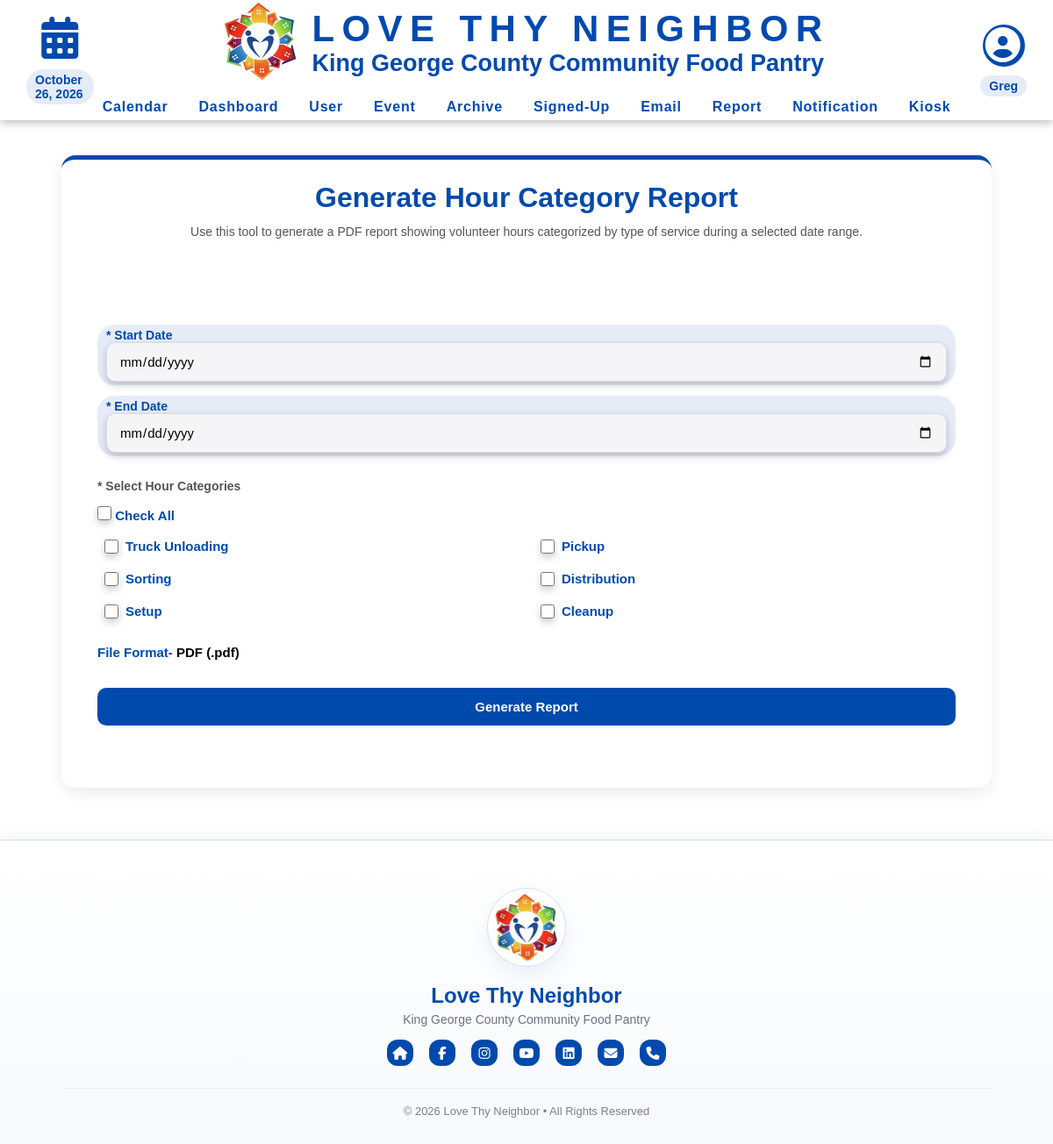
The app's page /hourCategoryReport.php (signed in) with its own data.
### tables this page shows
CREATE TABLE `dbroles` (
  `role_id` int NOT NULL AUTO_INCREMENT,
  `role` varchar(255) DEFAULT NULL,
  `role_description` text,
  `shift_group` enum('Early','Main','Late') NOT NULL DEFAULT 'Main',
  PRIMARY KEY (`role_id`)
);

### hourCategoryReport.php (the view, shortened to what this page needs)
<?php
$sdate = $_POST['sdate'] ?? '';
$edate = $_POST['edate'] ?? '';
$selectedRoles = $_POST['roles'] ?? [];
$roles = [];
$con = connect();
$querey = "SELECT role_id, role FROM dbroles ORDER BY role_id ASC";
$stmt = $con->prepare($querey);
$stmt->execute();
$stmt->bind_result($roleId, $roleName);
while ($stmt->fetch()) {
    $roles[] = [$roleId, $roleName];
}
?>
<!DOCTYPE html>
<html lang="en">
<head>
    <link href="css/layoutInfo.css" rel="stylesheet">
    <?php require_once('header.php'); ?>
</head>
<body>
    <div class="page-wrapper">
            <div class="info-card">
                <div class="info-header">
                    <h1>Generate Hour Category Report</h1>
                    <p>Use this tool to generate a PDF report showing volunteer hours categorized by type of service during a selected date range.</p>
                </div>
            <main>
                <div class="main-content-box">
                    <form method="POST" action="processHourCategoryReport.php" class="info-form">
                        <div style="margin-bottom: 1.5rem; margin-top: 1.5rem;">
                            <div class="Start date">
                                <label for="sdate">* Start Date </label>
                                <input type="date" id="sdate" name="sdate" value="<?php echo htmlspecialchars($sdate); ?>" required>
                            </div>
                            <div class="End date">
                                <label for="edate">* End Date </label>
                                <input type="date" id="edate" name="edate" value="<?php echo htmlspecialchars($edate); ?>" required>
                            </div>
                        </div>
                        <div style="margin-bottom: 1.5rem; margin-top: 1.5rem;">
                            <p style="font-weight: 600; margin-bottom: 0.75rem;">* Select Hour Categories</p>
                            <div style="margin-bottom: 0.75rem;">
                                <label class="checkbox-group">
                                    <input type="checkbox" id="check_all_roles">
                                    <span>Check All</span>
                                </label>
                            </div>
                            <div class="checkbox-group checkbox-grid">
                                <?php foreach ($roles as $role): ?>
                                    <label>
                                        <input
                                            type="checkbox"
                                            class="role-checkbox"
                                            name="roles[]"
                                            value="<?php echo htmlspecialchars($role[0]); ?>"
                                            <?php echo in_array((string)$role[0], array_map('strval', $selectedRoles), true) ? 'checked' : ''; ?>
                                        >
                                        <?php echo htmlspecialchars($role[1]); ?>
                                    </label>
                                <?php endforeach; ?>
                            </div>
                        </div>
                        <div style="margin-bottom: 1.5rem; margin-top: 1.5rem;">
                            <label for="format" style="font-weight: 600;">File Format-</label>
                            <span style="color: #000;">PDF (.pdf)</span>
                        </div>
                        <div style="text-align: center; margin-top: 2rem;">
                            <button type="submit" name="action" value="send" class="submit-btn">Generate Report</button>
                        </div>
                    </form>
                </div>
            </main>
        </div>
    </div>
    <?php include 'footer.php'; ?>
</body>
</html>

### css/layoutInfo.css (style rules this page uses)
* { box-sizing: border-box; margin: 0; padding: 0; font-family: Arial, sans-serif; }
body { background: #f4f7fb; color: #1f2937; }
.page-wrapper { max-width: 1100px; margin: 20px auto 0 auto; padding: 20px; }
.info-card { background: white; border-radius: 16px; padding: 25px; box-shadow: 0 6px 18px rgba(0, 0, 0, 0.08); border-top: 5px solid rgb(0, 74, 173); display: flex; flex-direction: column; justify-content: space-between; }
.info-card p { font-size: 14px; line-height: 1.5; color: #555; margin-bottom: 20px; }
.info-header { text-align: center; margin-bottom: 35px; }
.info-header h1 { color: rgb(0, 74, 173); margin-bottom: 10px; font-size: 32px; }
.info-form { font-weight: 600; color: rgb(0, 74, 173); margin-bottom: 8px; font-size: 15px; }
.info-form input, .info-form textarea, .info-form select { width: 100%; padding: 12px 14px; border: 1px solid #d7dce5; border-radius: 10px; font-size: 15px; background: #F5F5F7; box-sizing: border-box; box-shadow: 0px 4px 8px rgba(0, 0, 0, 0.2); transition: border-color 0.3s ease, box-shadow 0.3s ease; }
.submit-btn { border: none; padding: 13px 22px; border-radius: 10px; font-weight: bold; font-size: 15px; cursor: pointer; transition: 0.3s ease; margin: 30px 0; display: flex; justify-content: center; position: relative; width: 1600px; max-width: 100%; }
.submit-btn { background: rgb(0, 74, 173); color: white; }
main:not(.login):not(.calendar-view):not(.dashboard) { padding: 1rem; }
.checkbox-group label { display: flex; align-items: center; gap: 8px; padding: 6px 8px; border-radius: 6px; cursor: pointer; transition: background 0.2s ease; }
.checkbox-group input[type="checkbox"] { width: 16px; height: 16px; accent-color: rgb(0, 74, 173); cursor: pointer; }
.checkbox-grid { display: grid; grid-template-columns: repeat(2, minmax(180px, 1fr)); gap: 8px 16px; }

### header.css (style rules this page uses)
.date { font-size: 14px; color: rgb(0, 74, 173); font-weight: bold; margin-top: 12px; background: rgba(0, 74, 173, 0.1); padding: 4px 10px; border-radius: 20px; }

### footer.php (style rules this page uses)
html, body { height: 100%; margin: 0; font-family: Arial, sans-serif; }
.page-wrapper { min-height: 100vh; display: flex; flex-direction: column; }

### records on screen
dbroles: role "Truck Unloading"
dbroles: role "Pickup"
dbroles: role "Sorting"
dbroles: role "Distribution"
dbroles: role "Setup"
dbroles: role "Cleanup"

### other values on screen
$firstName "Greg"
